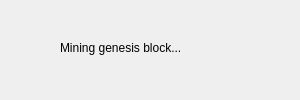
<?xml version="1.0" encoding="UTF-8"?>
<ui version="4.0">
 <class>LoadingDialog</class>
 <widget class="QDialog" name="LoadingDialog">
  <property name="geometry">
   <rect>
    <x>0</x>
    <y>0</y>
    <width>300</width>
    <height>100</height>
   </rect>
  </property>
  <property name="windowTitle">
   <string>Dialog</string>
  </property>
  <widget class="QLabel" name="label">
   <property name="geometry">
    <rect>
     <x>60</x>
     <y>40</y>
     <width>151</width>
     <height>16</height>
    </rect>
   </property>
   <property name="text">
    <string>Mining genesis block...</string>
   </property>
  </widget>
 </widget>
 <resources/>
 <connections/>
</ui>
